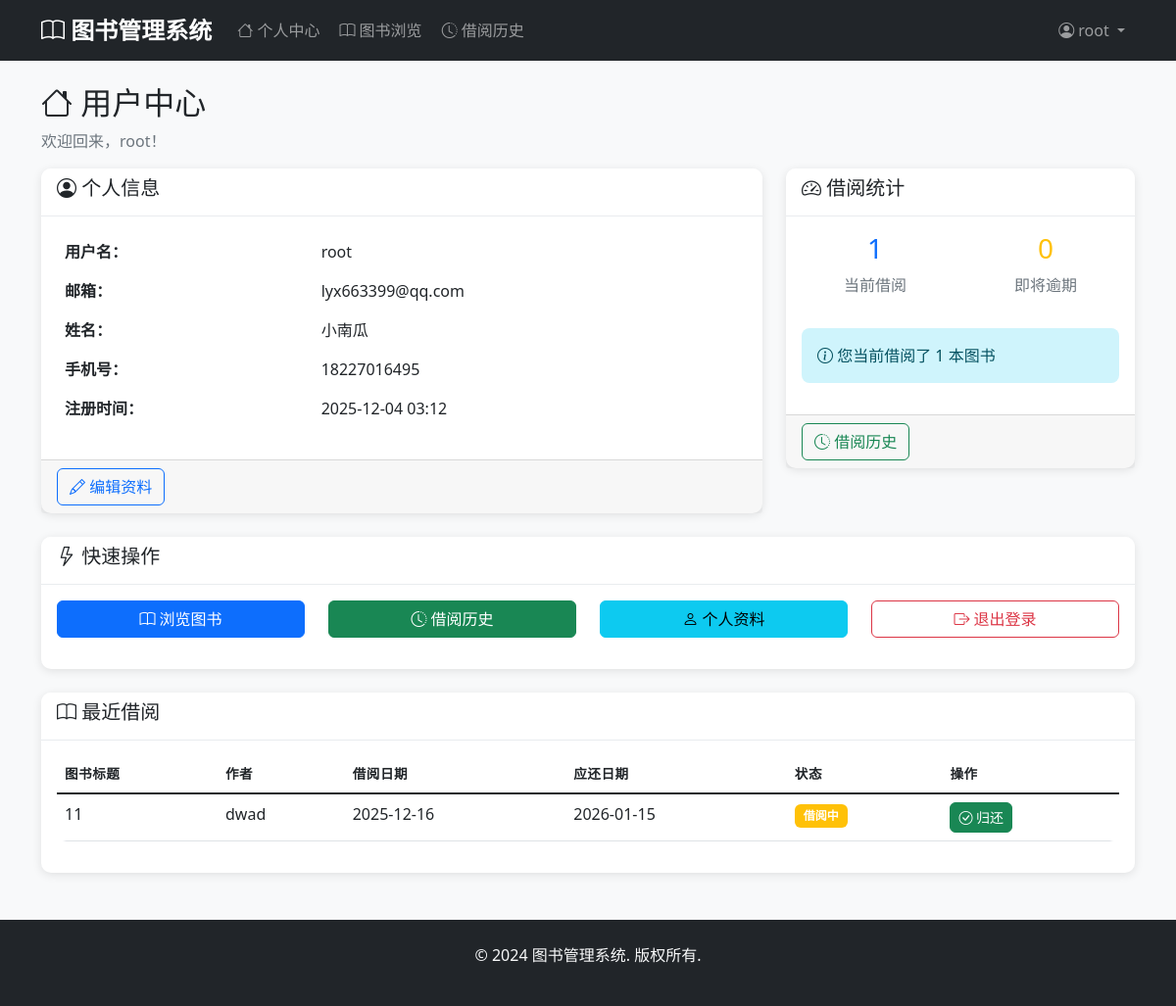
Before: /user/dashboard (signed in) with the older database file.
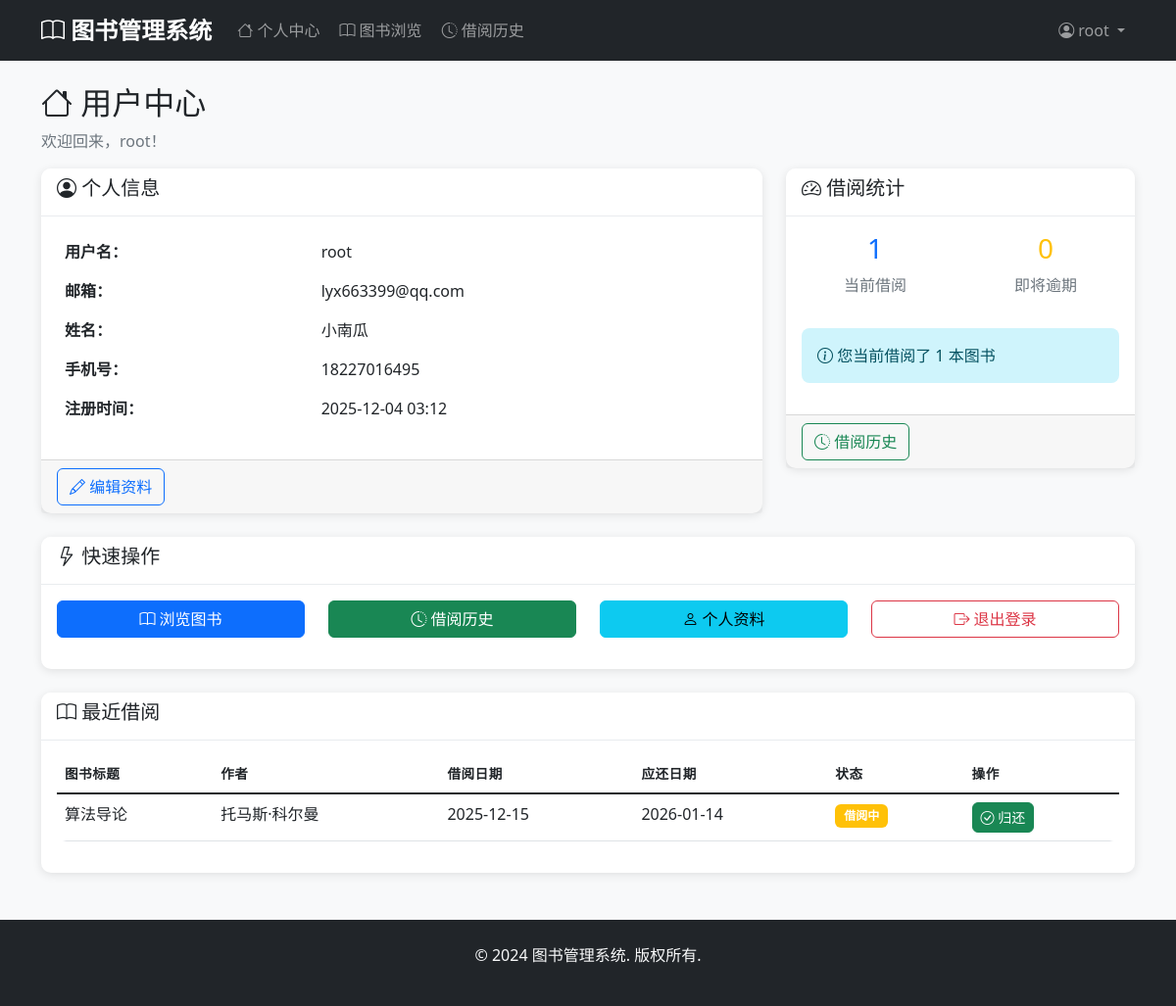
After: the same page with the newer database file.
### models.py (models this page shows, shortened)
class BorrowRecord(db.Model):
    __tablename__ = 'borrow_records'
    id = db.Column(db.Integer, primary_key=True)
    user_id = db.Column(db.Integer, db.ForeignKey('users.id'), nullable=False)
    book_id = db.Column(db.Integer, db.ForeignKey('books.id'), nullable=False)
    borrow_date = db.Column(db.DateTime, default=datetime.utcnow)
    due_date = db.Column(db.DateTime, nullable=False)
    return_date = db.Column(db.DateTime)
    status = db.Column(db.String(20), default='borrowed')  # borrowed, returned, overdue
    created_at = db.Column(db.DateTime, default=datetime.utcnow)
    def is_overdue(self):
        if self.return_date:
            return False
        return datetime.utcnow() > self.due_date

class Book(db.Model):
    __tablename__ = 'books'
    id = db.Column(db.Integer, primary_key=True)
    title = db.Column(db.String(200), nullable=False)
    author = db.Column(db.String(100), nullable=False)
    isbn = db.Column(db.String(20), unique=True, nullable=False)
    publisher = db.Column(db.String(100))
    publication_date = db.Column(db.Date)
    quantity = db.Column(db.Integer, default=1)
    available_quantity = db.Column(db.Integer, default=1)
    description = db.Column(db.Text)
    category_id = db.Column(db.Integer, db.ForeignKey('categories.id'), nullable=False)
    created_at = db.Column(db.DateTime, default=datetime.utcnow)
    updated_at = db.Column(db.DateTime, default=datetime.utcnow, onupdate=datetime.utcnow)
    borrow_records = db.relationship('BorrowRecord', backref='book', lazy=True)

### app.py (the view)
@app.route('/user/dashboard')
@login_required
def user_dashboard():
    if current_user.__class__.__name__ == 'Admin':
        flash('您是管理员，已跳转到管理员页面', 'info')
        return redirect(url_for('admin_dashboard'))
    user_borrows = BorrowRecord.query.filter_by(user_id=current_user.id, status='borrowed').limit(5).all()
    overdue_records = BorrowRecord.query.filter_by(user_id=current_user.id, status='borrowed').filter(BorrowRecord.due_date < datetime.utcnow()).count()
    total_borrows = BorrowRecord.query.filter_by(user_id=current_user.id, status='borrowed').count()
    return render_template('user/dashboard.html',
                         user_borrows=user_borrows,
                         overdue_count=overdue_records,
                         total_borrows=total_borrows)

### app.py (called while the page is built)
@login_manager.user_loader
def load_user(user_id):
    try:
        user_id = int(user_id)
        admin = Admin.query.get(user_id)
        if admin:
            return admin
        user = User.query.get(user_id)
        return user
    except (ValueError, TypeError):
        return None

### templates/user/dashboard.html (shortened to what the changed rows need)
{% extends "base.html" %}
{% block content %}
<div class="row">
    <div class="col-12">
        <h2><i class="bi bi-house"></i> 用户中心</h2>
    </div>
</div>
{% if user_borrows %}
<div class="row mt-4">
    <div class="col-12">
        <div class="card">
            <div class="card-body">
                <div class="table-responsive">
                    <table class="table table-hover">
                        <thead>
                            <tr>
                                <th>图书标题</th>
                                <th>作者</th>
                                <th>借阅日期</th>
                                <th>应还日期</th>
                                <th>状态</th>
                                <th>操作</th>
                            </tr>
                        </thead>
                        <tbody>
                            {% for record in user_borrows %}
                            <tr>
                                <td>{{ record.book.title }}</td>
                                <td>{{ record.book.author }}</td>
                                <td>{{ record.borrow_date.strftime('%Y-%m-%d') }}</td>
                                <td>{{ record.due_date.strftime('%Y-%m-%d') }}</td>
                                <td>
                                    {% if record.status == 'borrowed' %}
                                        {% if record.is_overdue() %}
                                            <span class="badge bg-danger">已逾期</span>
                                        {% else %}
                                            <span class="badge bg-warning">借阅中</span>
                                        {% endif %}
                                    {% elif record.status == 'returned' %}
                                        <span class="badge bg-success">已归还</span>
                                    {% endif %}
                                </td>
                                <td>
                                    {% if record.status == 'borrowed' %}
                                        <a href="{{ url_for('return_book', record_id=record.id) }}"
                                           class="btn btn-sm btn-success"
                                           onclick="return confirm('确定要归还《{{ record.book.title }}》吗？')">
                                            <i class="bi bi-check-circle"></i> 归还
                                        </a>
                                    {% endif %}
                                </td>
                            </tr>
                            {% endfor %}
                        </tbody>
                    </table>
                </div>
            </div>
        </div>
    </div>
</div>
{% endif %}
{% endblock %}

Changed rows visible on the page:
no longer on this page (row edited): BorrowRecord: book "11", book.author "dwad", borrow_date "2025-12-16", due_date "2026-01-15", status "借阅中"
now on this page (row edited): BorrowRecord: book "算法导论", book.author "托马斯·科尔曼", borrow_date "2025-12-15", due_date "2026-01-14", status "借阅中"
